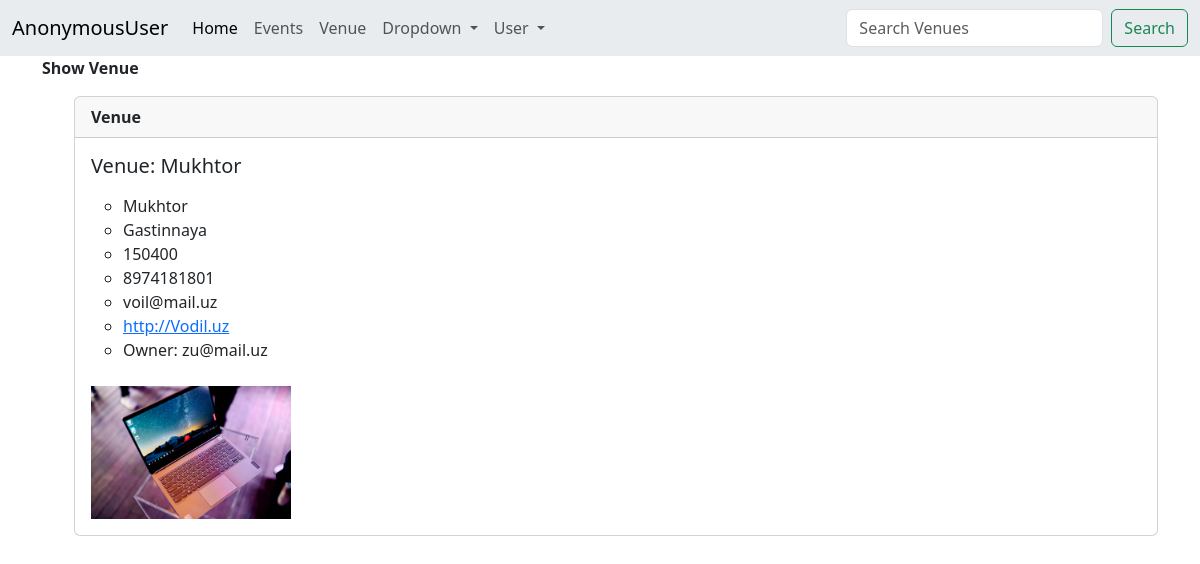
Page /show_venue/1 on the committed database.
### home/models.py (models this page shows)
class Venue(models.Model):
    name=models.CharField('Venue Name',max_length=120)
    address=models.CharField(max_length=300)
    zip_code=models.CharField('Zip Code',max_length=100)
    phone=models.CharField('Contact Phone',max_length=100,blank=True)
    web=models.URLField('Website Address',blank=True)
    email_address=models.EmailField('Email',blank=True)
    owner=models.IntegerField('Venue Owner',blank=False,default=1)
    venue_image=models.ImageField(null=True,blank=True,upload_to="venue_image/")
    def __str__(self):
        return self.name

### home/views.py (the view)
# urls.py: path('show_venue/<venue_id>',views.show_venue,name='show_venue'),
def show_venue(request,venue_id):
    venue=Venue.objects.get(pk=venue_id)
    venue_owner=User.objects.get(pk=venue.owner)
    return render(request,'show_venue.html',{'venue':venue,'venue_owner':venue_owner} )

### Template/show_venue.html (shortened to what this page needs)
{% extends "base.html" %}
{% load static %}
{% block content %}
<p><strong>Show Venue</strong>  </p>
<ul>
<div class="card">
    <div class="card-header">
        <strong>Venue</strong>
    </div>
    <div class="card-body">
      <h5 class="card-title">Venue: {{ venue}}
      </h5>
      <p class="card-text">
        <ul>
           <li>{{ venue.name }}</li>
           <li>{{ venue.address }}</li>
           <li>{{ venue.zip_code }}</li>
            <li>{{ venue.phone }}</li>
            <li>{{ venue.email_address }}</li>
            <li><a href="{% url 'show_venue' venue.id %}">{{venue.web}} </a></li>
            <li> Owner: {{ venue_owner.email }}</li>
          </ul><br>
          {% if venue.venue_image %}
          <img src= "{{ venue.venue_image.url }}" width="200">
          {% endif %}
    </div>
  </div>
{% endblock %}

### rows in the picture
Venue: name "Mukhtor", address "Gastinnaya", zip_code "150400", phone "8974181801", email_address "voil@mail.uz", web "http://Vodil.uz", venue_image (picture)

### other values in the picture
{{ user }} "AnonymousUser"
{{ venue_owner.email }} "zu@mail.uz"
